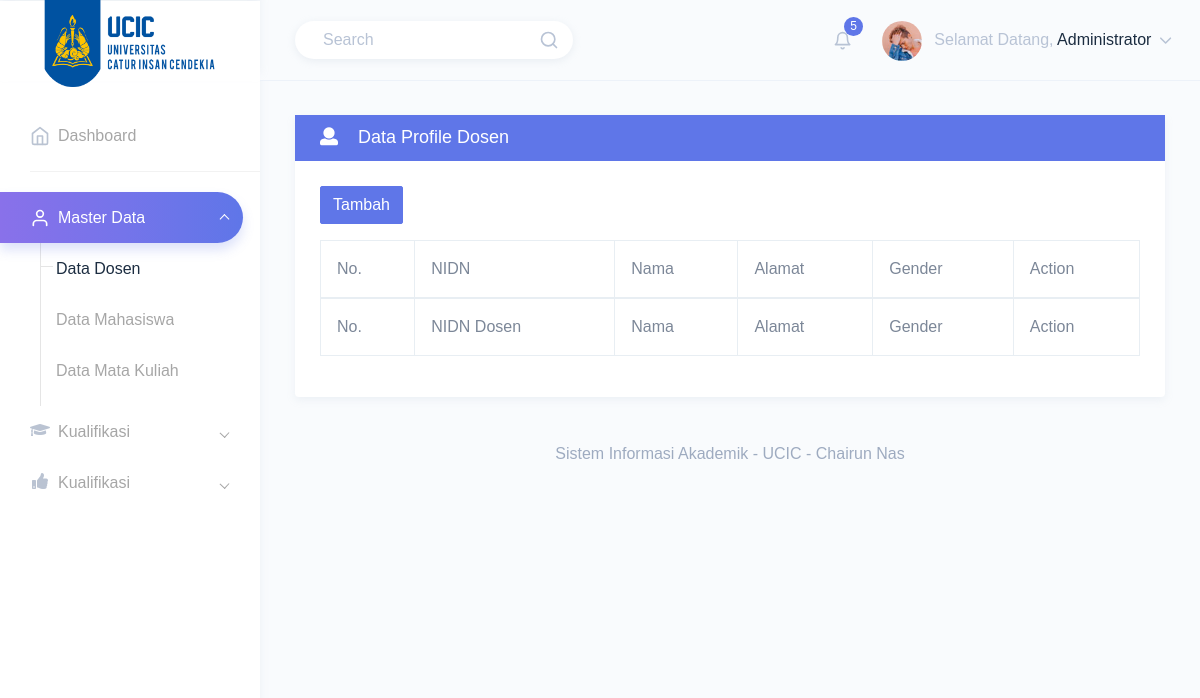
/admin/index.php?page=datadosen (signed in), run on an earlier commit of the app's database.
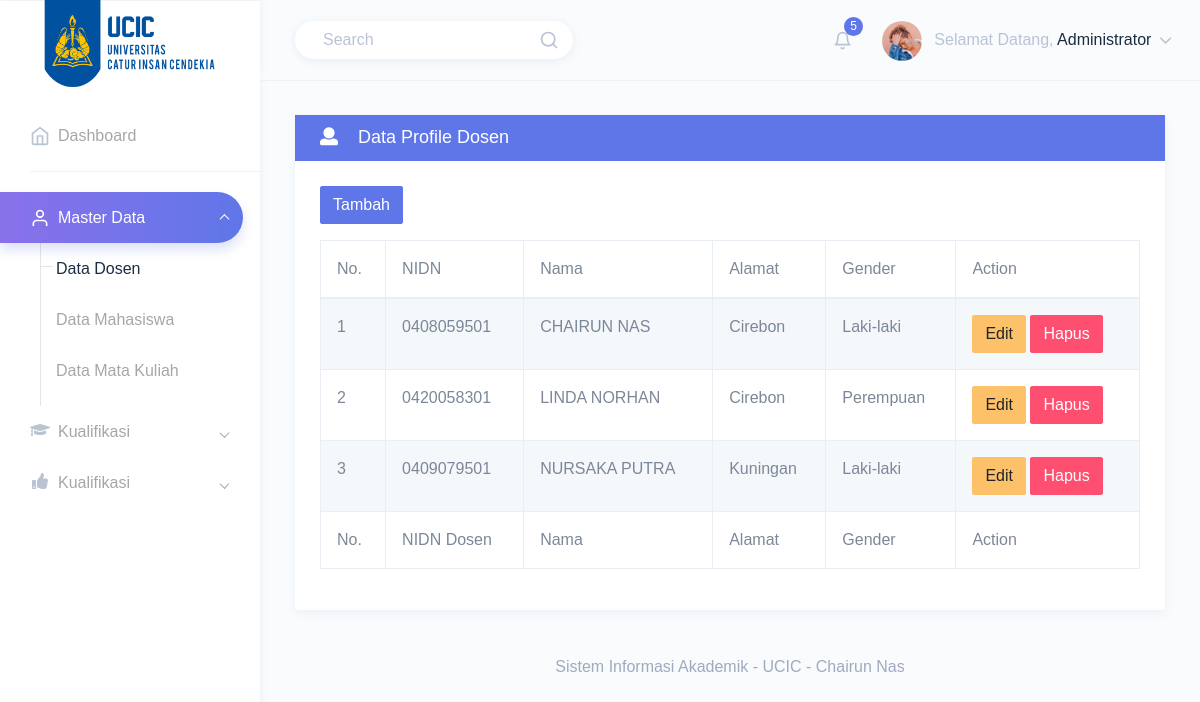
And on a later commit of the database.
### tables this page shows
CREATE TABLE `tbl_user` (
  `id_user` int(11) NOT NULL,
  `username` varchar(30) NOT NULL,
  `password` text NOT NULL,
  `nm_user` varchar(50) NOT NULL,
  `status` varchar(30) NOT NULL
);

CREATE TABLE `tbl_dosen` (
  `id_dosen` int(11) NOT NULL,
  `nidn_dosen` varchar(15) NOT NULL,
  `nm_dosen` varchar(50) NOT NULL,
  `alamat` text NOT NULL,
  `gender` varchar(10) NOT NULL
);

### admin/component/datadosen.php (the view, shortened to what this page needs)
<div class="row">
    <div class="col-12">
        <div class="card">
            <div class="card-header bg-primary">
                <h4 class="mb-0 text-white"><i class="fas fa-user"></i> &nbsp;&nbsp;&nbsp;Data Profile
                    Dosen</h4>
            </div>
            <div class="card-body">
                <a href="index.php?page=form_datadosen" class="btn btn-primary">Tambah</a>
                <div class="table-responsive">
                    <table id="zero_config" class="table table-striped table-bordered no-wrap">
                        <thead>
                            <tr>
                                <th>No.</th>
                                <th>NIDN</th>
                                <th>Nama</th>
                                <th>Alamat</th>
                                <th>Gender</th>
                                <th>Action</th>
                            </tr>
                        </thead>
                        <tbody>
                            <?php
                            include '../koneksi.php';
                            $sqld = mysqli_query($con, "SELECT * FROM tbl_dosen");
                            $i = 1;
                            while ($rd = mysqli_fetch_array($sqld)) {
                            ?>
                                <tr>
                                    <td><?= "$i"; ?></td>
                                    <td><?= "$rd[nidn_dosen]"; ?></td>
                                    <td><?= "$rd[nm_dosen]"; ?></td>
                                    <td><?= "$rd[alamat]"; ?></td>
                                    <td><?= "$rd[gender]"; ?></td>
                                    <td>
                                        <a href="index.php?page=form_datadosen_edit&id=<?= $rd['id_dosen']; ?>" class="btn btn-warning">Edit</a>
                                        <a href="index.php?page=hapus_datadosen&id=<?= $rd['id_dosen']; ?>" class="btn btn-danger">Hapus</a>
                                    </td>
                                </tr>
                            <?php
                                $i++;
                            }
                            ?>
                        </tbody>
                        <tfoot>
                            <tr>
                                <th>No.</th>
                                <th>NIDN Dosen</th>
                                <th>Nama</th>
                                <th>Alamat</th>
                                <th>Gender</th>
                                <th>Action</th>
                            </tr>
                        </tfoot>
                    </table>
                </div>
            </div>
        </div>
    </div>
</div>

### admin/index.php (shortened to what this page needs)
<?php
include "../koneksi.php";
$sqla = mysqli_query($con, "select * from tbl_user where username= '$_SESSION[namaadmin]' ");
$ra = mysqli_fetch_array($sqla);
?>
<!DOCTYPE html>
<html dir="ltr" lang="en">
<head>
    <link href="../assets/assets/extra-libs/c3/c3.min.css" rel="stylesheet">
    <link href="../assets/assets/libs/chartist/dist/chartist.min.css" rel="stylesheet">
    <link href="../assets/assets/extra-libs/jvector/jquery-jvectormap-2.0.2.css" rel="stylesheet" />
    <link href="../assets/assets/extra-libs/datatables.net-bs4/css/dataTables.bootstrap4.css" rel="stylesheet">
    <link href="../assets/dist/css/style.min.css" rel="stylesheet">
    <link rel="stylesheet" type="text/css" href="../assets/assets/extra-libs/prism/prism.css">
</head>
<body>
    <div id="main-wrapper" data-theme="light" data-layout="vertical" data-navbarbg="skin6" data-sidebartype="full" data-sidebar-position="fixed" data-header-position="fixed" data-boxed-layout="full">
        <header class="topbar" data-navbarbg="skin6">
            <nav class="navbar top-navbar navbar-expand-md">
                <div class="navbar-header" data-logobg="skin6">
                    <div class="navbar-brand">
                        <a href="index.html">
                            <b class="logo-icon">
                                <img src="../assets/assets/images/cic.png" width="100%" height="100%" alt="homepage" class="dark-logo" />
                            </b>
                        </a>
                    </div>
                </div>
                <div class="navbar-collapse collapse" id="navbarSupportedContent">
                    <ul class="navbar-nav float-left mr-auto ml-3 pl-1">
                        <li class="nav-item d-none d-md-block">
                            <a class="nav-link" href="javascript:void(0)">
                                <form>
                                    <div class="customize-input">
                                        <input class="form-control custom-shadow custom-radius border-0 bg-white" type="search" placeholder="Search" aria-label="Search">
                                        <i class="form-control-icon" data-feather="search"></i>
                                    </div>
                                </form>
                            </a>
                        </li>
                    </ul>
                    <ul class="navbar-nav float-right">
                        <li class="nav-item dropdown">
                            <a class="nav-link dropdown-toggle pl-md-3 position-relative" href="javascript:void(0)" id="bell" role="button" data-toggle="dropdown" aria-haspopup="true" aria-expanded="false">
                                <span><i data-feather="bell" class="svg-icon"></i></span>
                                <span class="badge badge-primary notify-no rounded-circle">5</span>
                            </a>
                        </li>
                        <li class="nav-item dropdown">
                            <a class="nav-link dropdown-toggle" href="javascript:void(0)" data-toggle="dropdown" aria-haspopup="true" aria-expanded="false">
                                <img src="../assets/assets/images/users/profile-pic.jpg" alt="user" class="rounded-circle" width="40">
                                <span class="ml-2 d-none d-lg-inline-block"><span>Selamat Datang,</span> <span class="text-dark"> <?php echo "$ra[nm_user]" ?> </span> <i data-feather="chevron-down" class="svg-icon"></i></span>
                            </a>
                        </li>
                    </ul>
                </div>
            </nav>
        </header>
        <aside class="left-sidebar" data-sidebarbg="skin6">
            <div class="scroll-sidebar" data-sidebarbg="skin6">
                <nav class="sidebar-nav">
                    <ul id="sidebarnav">
                        <li class="sidebar-item"> <a class="sidebar-link sidebar-link" href="index.php" aria-expanded="false"><i data-feather="home" class="feather-icon"></i><span class="hide-menu">Dashboard</span></a></li>
                        <li class="list-divider"></li>
                        <li class="sidebar-item"> <a class="sidebar-link has-arrow" href="javascript:void(0)" aria-expanded="false"><i data-feather="user" class="feather-icon"></i><span class="hide-menu">Master Data </span></a>
                            <ul aria-expanded="false" class="collapse  first-level base-level-line">
                                <li class="sidebar-item"><a href="index.php?page=datadosen" class="sidebar-link"><span class="hide-menu"> Data Dosen
                                        </span></a>
                                </li>
                                <li class="sidebar-item"><a href="index.php?page=datamahasiswa" class="sidebar-link"><span class="hide-menu"> Data Mahasiswa
                                        </span></a>
                                </li>
                                <li class="sidebar-item"><a href="index.php?page=datamatkul" class="sidebar-link"><span class="hide-menu"> Data Mata Kuliah
                                        </span></a>
                                </li>
                            </ul>
                        </li>
                        <li class="sidebar-item"> <a class="sidebar-link has-arrow" href="javascript:void(0)" aria-expanded="false"><i class="fas fa-graduation-cap"></i><span class="hide-menu">Kualifikasi </span></a>
                        </li>
                        <li class="sidebar-item"> <a class="sidebar-link has-arrow" href="javascript:void(0)" aria-expanded="false"><i class="fas fa-thumbs-up"></i><span class="hide-menu">Kualifikasi </span></a>
                        </li>
                    </ul>
                </nav>
            </div>
        </aside>
        <div class="page-wrapper">
            <div class="container-fluid">
                <?php
                if (isset($_GET['page'])) {
                    $page = $_GET['page'];
                    switch ($page) {
                        case 'datadosen';
                            include 'component/datadosen.php';
                            break;
                    }
                } else {
                    include 'component/beranda.html';
                }
                ?>
                <footer class="footer text-center text-muted">
                    Sistem Informasi Akademik - UCIC - Chairun Nas
                </footer>
            </div>
        </div>
</body>
</html>

What changed in the data, as far as the page shows it:
added tbl_dosen: nidn_dosen "0408059501", nm_dosen "CHAIRUN NAS", alamat "Cirebon", gender "Laki-laki"
added tbl_dosen: nidn_dosen "0420058301", nm_dosen "LINDA NORHAN", alamat "Cirebon", gender "Perempuan"
added tbl_dosen: nidn_dosen "0409079501", nm_dosen "NURSAKA PUTRA", alamat "Kuningan", gender "Laki-laki"
